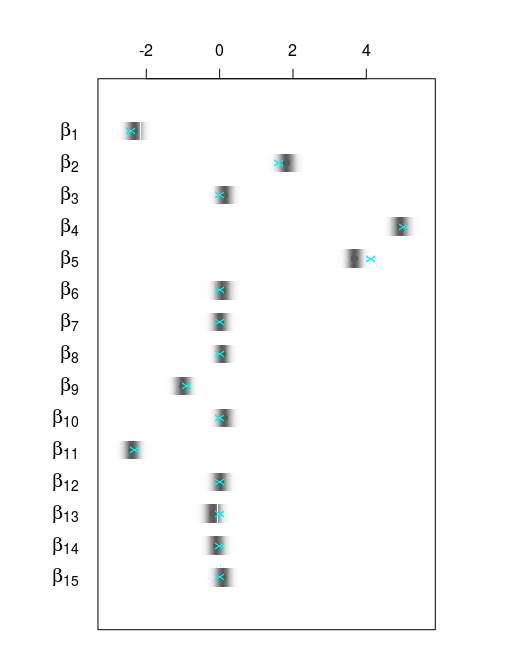

This chart was generated by the following R code:
# From: Bayesian Models for Astrophysical Data, Cambridge Univ. Press
# (c) 2017,  Joseph M. Hilbe, Rafael S. de Souza and Emille E. O. Ishida 
# 
# you are kindly asked to include the complete citation if you used this 
# material in a publication

# Data from Code 9.1 - Synthetic multivariate data in R

require(MASS)

# Data
set.seed(1056)
nobs <- 500                      # number of samples
nvar <- 15                       # number of predictors
rho <- 0.6                       # correlation between predictors

p <- rbinom(nvar,1,0.2)
beta <- round(p*rnorm(nvar,0,5),2)

# Check the coefficients
print(beta,2)

# Covariance matrix
d <- length(beta)
Sigma <- toeplitz(c(1, rep(rho, d - 1)))
Mu <- c(rep(0,d))

# Multivariate sampling
M <- mvrnorm(nobs, mu = Mu, Sigma = Sigma )
xb <- M %*% beta

# Dependent variable
y <- rnorm(nobs, xb, sd = 2)

# Code 9.3 K and M model applied to multivariate synthetic data from Code 9.1

require(R2jags)

# Prepare data for JAGS
X <- model.matrix(~ M-1)
K <- ncol(X)
jags_data <- list(Y = y,
                  X = X,
                  K = K,
                  N = nobs)

NORM_Bin <-" model{
# Diffuse normal priors for predictors
tauBeta <- pow(sdBeta,-2);
sdBeta ~ dgamma(0.01,0.01)
PInd <- 0.2
for (i in 1:K){
Ind[i] ˜ dbern(PInd)
betaT[i] ˜ dnorm(0,tauBeta)
beta[i] <- Ind[i]*betaT[i]
}# Uniform prior for standard deviation
tau <- pow(sigma, -2) # precision
sigma ~ dgamma(0.01,0.01) # standard deviation
# Likelihood function
for (i in 1:N){
Y[i]˜dnorm(mu[i],tau)
mu[i] <- eta[i]
eta[i] <- inprod(beta[], X[i,])
}
}"

# Determine initial values
inits <- function () {
  list(beta = rnorm(K, 0, 0.01))
}
# Parameters to display and save
params <- c("beta", "sigma")

# MCMC
NORM_fit <- jags(data = jags_data,
                 inits = inits,
                 parameters = params,
                 model = textConnection(NORM),
                 n.chains = 3,
                 n.iter = 5000,
                 n.thin = 1,
                 n.burnin = 2500)

require(mcmcplots)

caterplot(NORM_fit,"beta",denstrip = T,
          greek = T,style = "plain", horizontal = F,
          reorder = F,cex.labels = 1.25,col="gray35")

caterpoints(beta, horizontal=F, pch="x", col="cyan")
